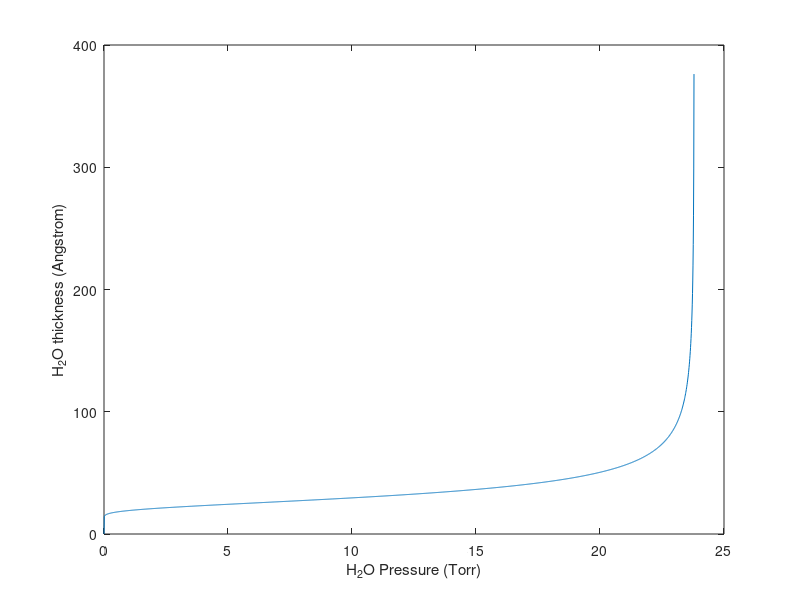

This chart was generated by the following MATLAB code:

kBT = .0256;
v = 30; %Angstrom^3
H = -.4;
p0 = 23.8;


p = 0:.01:23.8;

d = v*((H)./(6*pi*kBT.*log(p/p0))).^(1/3);
plot(p,d)
xlabel('H_2O Pressure (Torr)')
ylabel('H_2O thickness (Angstrom)')